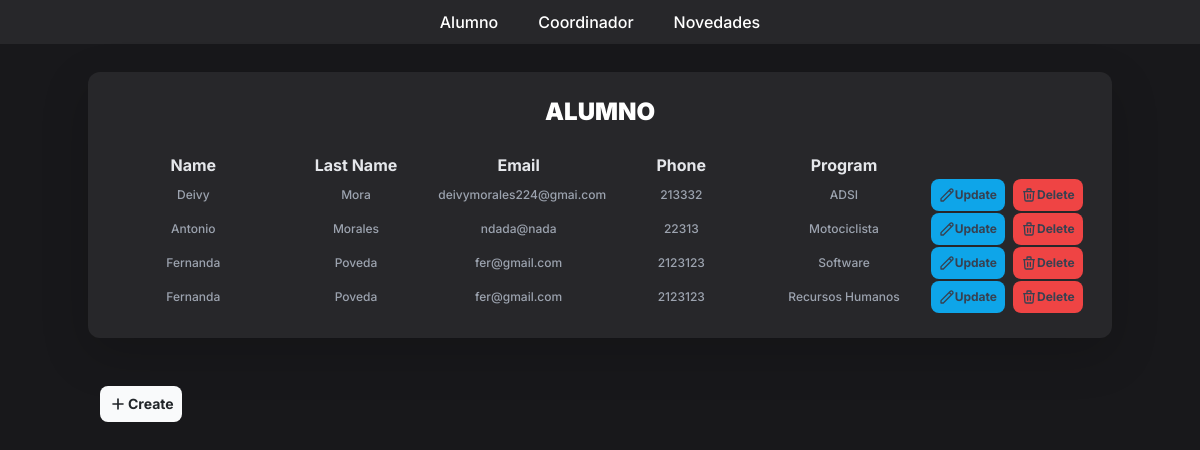
Page /practica2/views/viewalumno.php on the committed database.
### tables this page shows
CREATE TABLE `alumno` (
  `idAlumno` int(30) NOT NULL,
  `nombre` varchar(80) NOT NULL,
  `apellido` varchar(80) NOT NULL,
  `correo` varchar(80) NOT NULL,
  `telefono` int(30) NOT NULL,
  `programa` varchar(80) NOT NULL
);

### practica2/models/classalummno.php (called while the page is built, shortened)
<?php
class alumno{
    public function consultarAlumno(){
        require_once("../dao/conectar.php");
        $conn = connect();
        $sql = "select * from alumno";
        $consulta = $conn -> prepare($sql);
        $consulta -> execute();
        return $consulta;
    }
}
?>

### practica2/views/viewalumno.php (the view, shortened to what this page needs)
<!DOCTYPE html>
<html lang="es">
<head>
    <script src="https://cdn.tailwindcss.com"></script>
    <link rel="stylesheet" href="https://cdnjs.cloudflare.com/ajax/libs/twitter-bootstrap/5.2.0/css/bootstrap.min.css">
    <link rel="stylesheet" href="https://cdn.datatables.net/1.12.1/css/dataTables.bootstrap5.min.css">
    <link rel="stylesheet" href="https://use.fontawesome.com/releases/v5.8.1/css/all.css">
</head>
<body class="bg-zinc-900 text-center">
<body class="bg-zinc-900 text-center">
<form action="../Controllers/controladoralumno.php" method="post"  >
    <div class="flex justify-center gap-10  font-medium bg-zinc-800 text-ms">
    <button name="volverAlumno" id="volverAlumno" class=" text-white py-2.5 hover: cursor-pointer">Alumno</button>
        <button name="volverCoordinador" id="volverCoordinador" class=" text-white py-2.5  cursor-pointer">Coordinador</button>
        <button name="volverNovedad" id="volverNovedad" class=" text-white py-2.5  cursor-pointer" >Novedades</button>
</div>
</form>
    <div class=" container rounded-xl shadow-lg mt-7 p-6 bg-zinc-800">
    <H1 class="container text-2xl font-black text-white  text-center">ALUMNO</H1>
    <br>
    <table id="example"  class="table-fixed w-full  border-collapse">
    <thead>
        <tr class="text-gray-200">
            <th>Name</th>
            <th>Last Name</th>
            <th>Email</th>
            <th>Phone</th>
            <th>Program</th>
            <th></th>
        </tr>
    </thead>
    <tbody class="text-xs font-medium text-gray-400 ">
<?php
        require_once("../models/classalummno.php");
        $alumno = new alumno();
        $datos = $alumno -> consultarAlumno();
        while($data=$datos -> fetch(PDO::FETCH_ASSOC)){
            print('
                <tr class="mt-10">
                <td>'.$data["nombre"].'</td>
                <td>'.$data["apellido"].'</td>
                <td>'.$data["correo"].'</td>
                <td>'.$data["telefono"].'</td>
                <td>'.$data["programa"].'</td>
                <td class="hidden">'. $data["idAlumno"]. ' </td>
                    <td>
                        <div class="flex items-center justify-center gap-x-2">
                        <a href="../Controllers/controladoralumno.php?id='.$data["idAlumno"].'&value=actualiza">
                        <button type="submit" name="btnactualizarAlumno" id="btnactualizarAlumno" value="ACTUALIZAR" class=" flex items-center text-gray-700  bg-sky-500 p-2 rounded-lg hover:bg-sky-600 font-bold ">
                        <svg class="w-4 h-4" fill="none" stroke="currentColor" viewBox="0 0 24 24" xmlns="http://www.w3.org/2000/svg"><path stroke-linecap="round" stroke-linejoin="round" stroke-width="2" d="M15.232 5.232l3.536 3.536m-2.036-5.036a2.5 2.5 0 113.536 3.536L6.5 21.036H3v-3.572L16.732 3.732z"></path></svg>
                    Update
                        </button>
                        </a>
                        <a href="../Controllers/controladoralumno.php?id='. $data["idAlumno"]. ' &value=Borra">
                        <button type="button" name="btnBorrarAlumno" id="btnBorrarAlumno" value="BORRAR" class="text-gray-700 flex items-center bg-red-500 p-2 rounded-lg hover:bg-red-600 font-bold">
                        <svg class="w-4 h-4" fill="none" stroke="currentColor" viewBox="0 0 24 24" xmlns="http://www.w3.org/2000/svg"><path stroke-linecap="round" stroke-linejoin="round" stroke-width="2" d="M19 7l-.867 12.142A2 2 0 0116.138 21H7.862a2 2 0 01-1.995-1.858L5 7m5 4v6m4-6v6m1-10V4a1 1 0 00-1-1h-4a1 1 0 00-1 1v3M4 7h16"></path></svg>
                        Delete
                        </button>
                        </a>
                        </div>
                   </td>
                </tr>
        ');
        }
    ?>
    </tbody>
            </table>
            </div>
            <br>
            <div class=" container flex justify-start items-center gap-2 mb-4">
                <form action="../Controllers/controladoralumno.php" method="REQUEST">
                <br>
                <button type="submit" value="CREAR" name="btnAlumno" id="btnAlumno" value="Crear" class="flex font-bold text-sm items-center bg-gray-50 p-2 rounded-lg hover:bg-gray-200">
                <svg class="w-5 h-5" fill="white" stroke="currentColor" viewBox="0 0 24 24" xmlns="http://www.w3.org/2000/svg"><path stroke-linecap="round" stroke-linejoin="round" stroke-width="2" d="M12 6v6m0 0v6m0-6h6m-6 0H6"></path></svg>
                Create
                </button>
            </div>
</body>
</html>

### practica2/dao/conectar.php (shortened to what this page needs)
<!DOCTYPE html>
<html lang="es">
<head>
</head>
<body>
</body>
</html>

### practica2/views/viewalumno.php (style rules this page uses)
body { font-family: 'Inter', sans-serif; }

### rows in the picture
alumno: nombre "Deivy", apellido "Mora", correo "deivymorales224@gmai.com", telefono "213332", programa "ADSI"
alumno: nombre "Antonio", apellido "Morales", correo "ndada@nada", telefono "22313", programa "Motociclista"
alumno: nombre "Fernanda", apellido "Poveda", correo "fer@gmail.com", telefono "2123123", programa "Software"
alumno: nombre "Fernanda", apellido "Poveda", correo "fer@gmail.com", telefono "2123123", programa "Recursos Humanos"
